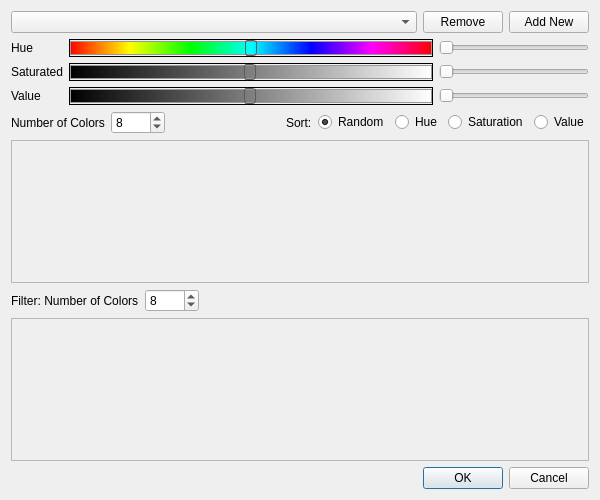
<?xml version="1.0" encoding="UTF-8"?>
<ui version="4.0">
 <class>DialogColorSpec</class>
 <widget class="QDialog" name="DialogColorSpec">
  <property name="geometry">
   <rect>
    <x>0</x>
    <y>0</y>
    <width>600</width>
    <height>500</height>
   </rect>
  </property>
  <property name="sizePolicy">
   <sizepolicy hsizetype="Preferred" vsizetype="Preferred">
    <horstretch>0</horstretch>
    <verstretch>0</verstretch>
   </sizepolicy>
  </property>
  <property name="minimumSize">
   <size>
    <width>600</width>
    <height>500</height>
   </size>
  </property>
  <property name="maximumSize">
   <size>
    <width>600</width>
    <height>500</height>
   </size>
  </property>
  <property name="windowTitle">
   <string>Color Specification</string>
  </property>
  <layout class="QGridLayout" name="gridLayout_7">
   <item row="0" column="0" colspan="2">
    <widget class="QFrame" name="frame_3">
     <layout class="QGridLayout" name="gridLayout_3">
      <property name="leftMargin">
       <number>0</number>
      </property>
      <property name="topMargin">
       <number>0</number>
      </property>
      <property name="rightMargin">
       <number>0</number>
      </property>
      <property name="bottomMargin">
       <number>0</number>
      </property>
      <item row="0" column="2">
       <widget class="QPushButton" name="btnAddNewColorScheme">
        <property name="text">
         <string>Add New</string>
        </property>
       </widget>
      </item>
      <item row="0" column="0">
       <widget class="QComboBox" name="comboBoxSchemeName">
        <property name="sizePolicy">
         <sizepolicy hsizetype="Expanding" vsizetype="Fixed">
          <horstretch>0</horstretch>
          <verstretch>0</verstretch>
         </sizepolicy>
        </property>
        <property name="styleSheet">
         <string notr="true"/>
        </property>
       </widget>
      </item>
      <item row="0" column="1">
       <widget class="QPushButton" name="btnRemove">
        <property name="text">
         <string>Remove</string>
        </property>
       </widget>
      </item>
     </layout>
    </widget>
   </item>
   <item row="1" column="0" colspan="2">
    <widget class="QFrame" name="frame_2">
     <layout class="QGridLayout" name="gridLayout_2">
      <property name="leftMargin">
       <number>0</number>
      </property>
      <property name="topMargin">
       <number>0</number>
      </property>
      <property name="rightMargin">
       <number>0</number>
      </property>
      <property name="bottomMargin">
       <number>0</number>
      </property>
      <item row="0" column="0">
       <widget class="QLabel" name="label">
        <property name="text">
         <string>Hue</string>
        </property>
       </widget>
      </item>
      <item row="0" column="1">
       <widget class="QSlider" name="horizontalSliderHue">
        <property name="sizePolicy">
         <sizepolicy hsizetype="Expanding" vsizetype="Fixed">
          <horstretch>0</horstretch>
          <verstretch>0</verstretch>
         </sizepolicy>
        </property>
        <property name="minimumSize">
         <size>
          <width>0</width>
          <height>18</height>
         </size>
        </property>
        <property name="styleSheet">
         <string notr="true">QSlider
{
border: 1px solid black;
}

QSlider::groove:horizontal
{
border: 1px solid #999999;
height: 12px; /* the groove expands to the size of the slider by default. by giving it a height, it has a fixed size */
background-color: qlineargradient(spread:pad, x1:0, y1:0, x2:1, y2:0, stop:0 rgba(255, 0, 0, 255), stop:0.166 rgba(255, 255, 0, 255), stop:0.333 rgba(0, 255, 0, 255), stop:0.5 rgba(0, 255, 255, 255), stop:0.666 rgba(0, 0, 255, 255), stop:0.833 rgba(255, 0, 255, 255), stop:1 rgba(255, 0, 0, 255));
margin: 2px 0;
}

QSlider::handle:horizontal
{
/*background: qlineargradient(x1:0, y1:0, x2:1, y2:1, stop:0 #b4b4b4, stop:1 #8f8f8f);*/
border: 1px solid #5c5c5c;
width: 10px;
margin: -2px 0; /* handle is placed by default on the contents rect of the groove. Expand outside the groove */
border-radius: 3px;
}</string>
        </property>
        <property name="maximum">
         <number>359</number>
        </property>
        <property name="value">
         <number>179</number>
        </property>
        <property name="orientation">
         <enum>Qt::Horizontal</enum>
        </property>
       </widget>
      </item>
      <item row="0" column="2">
       <widget class="QSlider" name="horizontalSliderHueRange">
        <property name="maximumSize">
         <size>
          <width>150</width>
          <height>16777215</height>
         </size>
        </property>
        <property name="orientation">
         <enum>Qt::Horizontal</enum>
        </property>
       </widget>
      </item>
      <item row="1" column="0">
       <widget class="QLabel" name="label_2">
        <property name="text">
         <string>Saturated</string>
        </property>
       </widget>
      </item>
      <item row="1" column="1">
       <widget class="QSlider" name="horizontalSliderSaturation">
        <property name="minimumSize">
         <size>
          <width>0</width>
          <height>18</height>
         </size>
        </property>
        <property name="styleSheet">
         <string notr="true">QSlider
{
border: 1px solid black;
}

QSlider::groove:horizontal
{
border: 1px solid #999999;
height: 12px; /* the groove expands to the size of the slider by default. by giving it a height, it has a fixed size */
background-color: qlineargradient(spread:pad, x1:0, y1:0, x2:1, y2:0, stop:0 rgba(0, 0, 0, 255), stop:1 rgba(255, 255, 255, 255));
margin: 2px 0;
}

QSlider::handle:horizontal
{
/*background: qlineargradient(x1:0, y1:0, x2:1, y2:1, stop:0 #b4b4b4, stop:1 #8f8f8f);*/
border: 1px solid #5c5c5c;
width: 10px;
margin: -2px 0; /* handle is placed by default on the contents rect of the groove. Expand outside the groove */
border-radius: 3px;
}
</string>
        </property>
        <property name="maximum">
         <number>255</number>
        </property>
        <property name="value">
         <number>127</number>
        </property>
        <property name="orientation">
         <enum>Qt::Horizontal</enum>
        </property>
       </widget>
      </item>
      <item row="1" column="2">
       <widget class="QSlider" name="horizontalSliderSaturationRange">
        <property name="maximumSize">
         <size>
          <width>150</width>
          <height>16777215</height>
         </size>
        </property>
        <property name="orientation">
         <enum>Qt::Horizontal</enum>
        </property>
       </widget>
      </item>
      <item row="2" column="0">
       <widget class="QLabel" name="label_3">
        <property name="text">
         <string>Value</string>
        </property>
       </widget>
      </item>
      <item row="2" column="1">
       <widget class="QSlider" name="horizontalSliderValue">
        <property name="minimumSize">
         <size>
          <width>0</width>
          <height>18</height>
         </size>
        </property>
        <property name="styleSheet">
         <string notr="true">QSlider
{
border: 1px solid black;
}

QSlider::groove:horizontal
{
border: 1px solid #999999;
height: 12px; /* the groove expands to the size of the slider by default. by giving it a height, it has a fixed size */
background-color: qlineargradient(spread:pad, x1:0, y1:0, x2:1, y2:0, stop:0 rgba(0, 0, 0, 255), stop:1 rgba(255, 255, 255, 255));
margin: 2px 0;
}

QSlider::handle:horizontal
{
/*background: qlineargradient(x1:0, y1:0, x2:1, y2:1, stop:0 #b4b4b4, stop:1 #8f8f8f);*/
border: 1px solid #5c5c5c;
width: 10px;
margin: -2px 0; /* handle is placed by default on the contents rect of the groove. Expand outside the groove */
border-radius: 3px;
}
</string>
        </property>
        <property name="maximum">
         <number>255</number>
        </property>
        <property name="value">
         <number>127</number>
        </property>
        <property name="orientation">
         <enum>Qt::Horizontal</enum>
        </property>
       </widget>
      </item>
      <item row="2" column="2">
       <widget class="QSlider" name="horizontalSliderValueRange">
        <property name="maximumSize">
         <size>
          <width>150</width>
          <height>16777215</height>
         </size>
        </property>
        <property name="orientation">
         <enum>Qt::Horizontal</enum>
        </property>
       </widget>
      </item>
     </layout>
    </widget>
   </item>
   <item row="2" column="0" colspan="2">
    <widget class="QFrame" name="frame">
     <layout class="QGridLayout" name="gridLayout">
      <property name="leftMargin">
       <number>0</number>
      </property>
      <property name="topMargin">
       <number>0</number>
      </property>
      <property name="rightMargin">
       <number>0</number>
      </property>
      <property name="bottomMargin">
       <number>0</number>
      </property>
      <item row="0" column="5">
       <widget class="QRadioButton" name="rdbtnHue">
        <property name="text">
         <string>Hue</string>
        </property>
       </widget>
      </item>
      <item row="0" column="3">
       <widget class="QLabel" name="label_5">
        <property name="text">
         <string>Sort:</string>
        </property>
       </widget>
      </item>
      <item row="0" column="6">
       <widget class="QRadioButton" name="rdbtnSaturation">
        <property name="text">
         <string>Saturation</string>
        </property>
       </widget>
      </item>
      <item row="0" column="0">
       <widget class="QLabel" name="label_8">
        <property name="text">
         <string>Number of Colors</string>
        </property>
       </widget>
      </item>
      <item row="0" column="1">
       <widget class="QSpinBox" name="spnNumColors">
        <property name="maximum">
         <number>1000</number>
        </property>
        <property name="value">
         <number>8</number>
        </property>
       </widget>
      </item>
      <item row="0" column="7">
       <widget class="QRadioButton" name="rdbtnValue">
        <property name="text">
         <string>Value</string>
        </property>
       </widget>
      </item>
      <item row="0" column="2">
       <spacer name="horizontalSpacer">
        <property name="orientation">
         <enum>Qt::Horizontal</enum>
        </property>
        <property name="sizeHint" stdset="0">
         <size>
          <width>229</width>
          <height>20</height>
         </size>
        </property>
       </spacer>
      </item>
      <item row="0" column="4">
       <widget class="QRadioButton" name="rdbtnRandom">
        <property name="text">
         <string>Random</string>
        </property>
        <property name="checked">
         <bool>true</bool>
        </property>
       </widget>
      </item>
     </layout>
    </widget>
   </item>
   <item row="3" column="0" colspan="2">
    <widget class="QScrollArea" name="scrollArea">
     <property name="widgetResizable">
      <bool>true</bool>
     </property>
     <widget class="QWidget" name="scrollAreaWidgetContents">
      <property name="geometry">
       <rect>
        <x>0</x>
        <y>0</y>
        <width>580</width>
        <height>136</height>
       </rect>
      </property>
      <property name="styleSheet">
       <string notr="true">background: transparent;</string>
      </property>
      <layout class="QGridLayout" name="gridLayout_4">
       <property name="leftMargin">
        <number>0</number>
       </property>
       <property name="topMargin">
        <number>0</number>
       </property>
       <property name="rightMargin">
        <number>0</number>
       </property>
       <property name="bottomMargin">
        <number>0</number>
       </property>
       <item row="0" column="0">
        <widget class="QWidget" name="widgetPalette" native="true">
         <property name="sizePolicy">
          <sizepolicy hsizetype="Preferred" vsizetype="Expanding">
           <horstretch>0</horstretch>
           <verstretch>0</verstretch>
          </sizepolicy>
         </property>
        </widget>
       </item>
      </layout>
     </widget>
    </widget>
   </item>
   <item row="5" column="0" colspan="2">
    <widget class="QScrollArea" name="scrollArea_2">
     <property name="widgetResizable">
      <bool>true</bool>
     </property>
     <widget class="QWidget" name="scrollAreaWidgetContents_2">
      <property name="geometry">
       <rect>
        <x>0</x>
        <y>0</y>
        <width>580</width>
        <height>136</height>
       </rect>
      </property>
      <property name="styleSheet">
       <string notr="true">background: transparent;</string>
      </property>
      <layout class="QGridLayout" name="gridLayout_5">
       <property name="leftMargin">
        <number>0</number>
       </property>
       <property name="topMargin">
        <number>0</number>
       </property>
       <property name="rightMargin">
        <number>0</number>
       </property>
       <property name="bottomMargin">
        <number>0</number>
       </property>
       <item row="0" column="0">
        <widget class="QWidget" name="widgetPaletteFiltered" native="true">
         <property name="sizePolicy">
          <sizepolicy hsizetype="Preferred" vsizetype="Expanding">
           <horstretch>0</horstretch>
           <verstretch>0</verstretch>
          </sizepolicy>
         </property>
        </widget>
       </item>
      </layout>
     </widget>
    </widget>
   </item>
   <item row="6" column="1">
    <widget class="QDialogButtonBox" name="buttonBox">
     <property name="orientation">
      <enum>Qt::Horizontal</enum>
     </property>
     <property name="standardButtons">
      <set>QDialogButtonBox::Cancel|QDialogButtonBox::Ok</set>
     </property>
    </widget>
   </item>
   <item row="4" column="0" colspan="2">
    <layout class="QGridLayout" name="gridLayout_6">
     <item row="0" column="0">
      <widget class="QLabel" name="label_4">
       <property name="text">
        <string>Filter: Number of Colors</string>
       </property>
      </widget>
     </item>
     <item row="0" column="1">
      <widget class="QSpinBox" name="spnFilter">
       <property name="minimum">
        <number>1</number>
       </property>
       <property name="maximum">
        <number>1000</number>
       </property>
       <property name="value">
        <number>8</number>
       </property>
      </widget>
     </item>
     <item row="0" column="2">
      <spacer name="horizontalSpacer_2">
       <property name="orientation">
        <enum>Qt::Horizontal</enum>
       </property>
       <property name="sizeHint" stdset="0">
        <size>
         <width>40</width>
         <height>20</height>
        </size>
       </property>
      </spacer>
     </item>
    </layout>
   </item>
  </layout>
 </widget>
 <resources/>
 <connections>
  <connection>
   <sender>buttonBox</sender>
   <signal>accepted()</signal>
   <receiver>DialogColorSpec</receiver>
   <slot>accept()</slot>
   <hints>
    <hint type="sourcelabel">
     <x>248</x>
     <y>254</y>
    </hint>
    <hint type="destinationlabel">
     <x>157</x>
     <y>274</y>
    </hint>
   </hints>
  </connection>
  <connection>
   <sender>buttonBox</sender>
   <signal>rejected()</signal>
   <receiver>DialogColorSpec</receiver>
   <slot>reject()</slot>
   <hints>
    <hint type="sourcelabel">
     <x>316</x>
     <y>260</y>
    </hint>
    <hint type="destinationlabel">
     <x>286</x>
     <y>274</y>
    </hint>
   </hints>
  </connection>
 </connections>
</ui>
